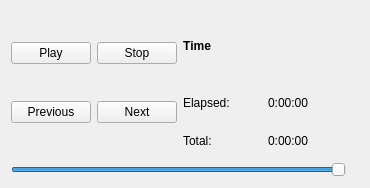
<?xml version="1.0" encoding="UTF-8"?>
<ui version="4.0">
 <class>PresentationAudioWidget</class>
 <widget class="QWidget" name="PresentationAudioWidget">
  <property name="geometry">
   <rect>
    <x>0</x>
    <y>0</y>
    <width>370</width>
    <height>188</height>
   </rect>
  </property>
  <property name="sizePolicy">
   <sizepolicy hsizetype="Minimum" vsizetype="Minimum">
    <horstretch>0</horstretch>
    <verstretch>0</verstretch>
   </sizepolicy>
  </property>
  <layout class="QHBoxLayout" name="horizontalLayout_2">
   <item>
    <layout class="QVBoxLayout" name="verticalLayout_2">
     <item>
      <layout class="QHBoxLayout" name="horizontalLayout">
       <item>
        <layout class="QGridLayout" name="gridLayout">
         <item row="0" column="0">
          <widget class="QPushButton" name="m_playButton">
           <property name="text">
            <string>Play</string>
           </property>
          </widget>
         </item>
         <item row="0" column="1">
          <widget class="QPushButton" name="m_stopButton">
           <property name="text">
            <string>Stop</string>
           </property>
          </widget>
         </item>
         <item row="1" column="0">
          <widget class="QPushButton" name="m_prevButton">
           <property name="text">
            <string>Previous</string>
           </property>
          </widget>
         </item>
         <item row="1" column="1">
          <widget class="QPushButton" name="m_nextButton">
           <property name="text">
            <string>Next</string>
           </property>
          </widget>
         </item>
        </layout>
       </item>
       <item>
        <layout class="QVBoxLayout" name="verticalLayout">
         <item>
          <widget class="QLabel" name="label">
           <property name="font">
            <font>
             <weight>75</weight>
             <italic>false</italic>
             <bold>true</bold>
             <underline>false</underline>
             <kerning>false</kerning>
            </font>
           </property>
           <property name="text">
            <string>Time</string>
           </property>
          </widget>
         </item>
         <item>
          <layout class="QGridLayout" name="gridLayout_2">
           <item row="0" column="0">
            <widget class="QLabel" name="label_2">
             <property name="text">
              <string>Elapsed:</string>
             </property>
            </widget>
           </item>
           <item row="0" column="1">
            <widget class="QLabel" name="m_elapsedTimeLabel">
             <property name="text">
              <string>0:00:00</string>
             </property>
            </widget>
           </item>
           <item row="1" column="0">
            <widget class="QLabel" name="label_3">
             <property name="text">
              <string>Total:</string>
             </property>
            </widget>
           </item>
           <item row="1" column="1">
            <widget class="QLabel" name="m_totalTimeLabel">
             <property name="text">
              <string>0:00:00</string>
             </property>
            </widget>
           </item>
          </layout>
         </item>
        </layout>
       </item>
      </layout>
     </item>
     <item>
      <widget class="QSlider" name="m_volumeWidget">
       <property name="maximum">
        <number>100</number>
       </property>
       <property name="value">
        <number>100</number>
       </property>
       <property name="orientation">
        <enum>Qt::Horizontal</enum>
       </property>
      </widget>
     </item>
    </layout>
   </item>
   <item>
    <widget class="QLabel" name="m_soundLabel">
     <property name="text">
      <string/>
     </property>
    </widget>
   </item>
  </layout>
 </widget>
 <resources/>
 <connections/>
</ui>
